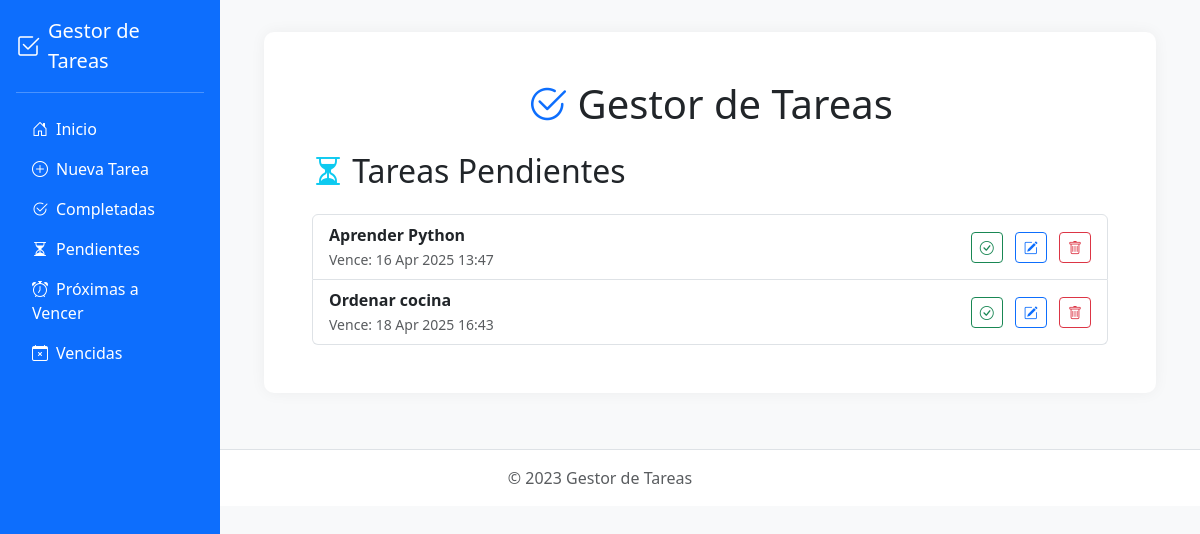
/pendientes/, run on the app's committed database.
### tasks/models.py (models this page shows, shortened)
class Task(models.Model):
    PRIORITY_CHOICES = [
        ('high', 'Alta'),
        ('medium', 'Media'),
        ('low', 'Baja'),
    ]
    description = models.CharField(max_length=255)
    priority = models.CharField(max_length=10, choices=PRIORITY_CHOICES, default='medium')
    completed = models.BooleanField(default=False)
    created_at = models.DateTimeField(auto_now_add=True)
    deadline = models.DateTimeField(null=True, blank=True)

### tasks/views.py (the view)
# urls.py: path('pendientes/', views.pending_tasks, name='pending_tasks'),
def pending_tasks(request):
    tasks = Task.objects.filter(completed=False).order_by('deadline')
    return render(request, 'tasks/pending_tasks.html', {'tasks': tasks})

### tasks/templates/tasks/pending_tasks.html
{% extends 'tasks/base.html' %}
{% block content %}
<h2 class="mb-4"><i class="bi bi-hourglass-split text-info"></i> Tareas Pendientes</h2>
{% if tasks %}
    <ul class="list-group">
        {% for task in tasks %}
            <li class="list-group-item d-flex justify-content-between align-items-center">
                <div>
                    <strong>{{ task.description }}</strong><br>
                    {% if task.deadline %}
                        <small class="text-muted">Vence: {{ task.deadline|date:"d M Y H:i" }}</small>
                    {% else %}
                        <small class="text-muted">Sin fecha límite</small>
                    {% endif %}
                </div>
                <div>
                    <a href="{% url 'toggle_task' task.id %}" class="btn btn-outline-success btn-sm me-2">
                        <i class="bi bi-check-circle"></i>
                    </a>
                    <a href="{% url 'edit_task' task.id %}" class="btn btn-outline-primary btn-sm me-2">
                        <i class="bi bi-pencil-square"></i>
                    </a>
                    <a href="{% url 'delete_task' task.id %}" class="btn btn-outline-danger btn-sm">
                        <i class="bi bi-trash"></i>
                    </a>
                </div>
            </li>
        {% endfor %}
    </ul>
{% else %}
    <p class="text-muted text-center">No hay tareas pendientes.</p>
{% endif %}
{% endblock %}

### tasks/templates/tasks/base.html (style rules this page uses)
body { background-color: #f8f9fa; }

### data on the page
Task: description "Aprender Python", deadline "16 Apr 2025 13:47"
Task: description "Ordenar cocina", deadline "18 Apr 2025 16:43"
